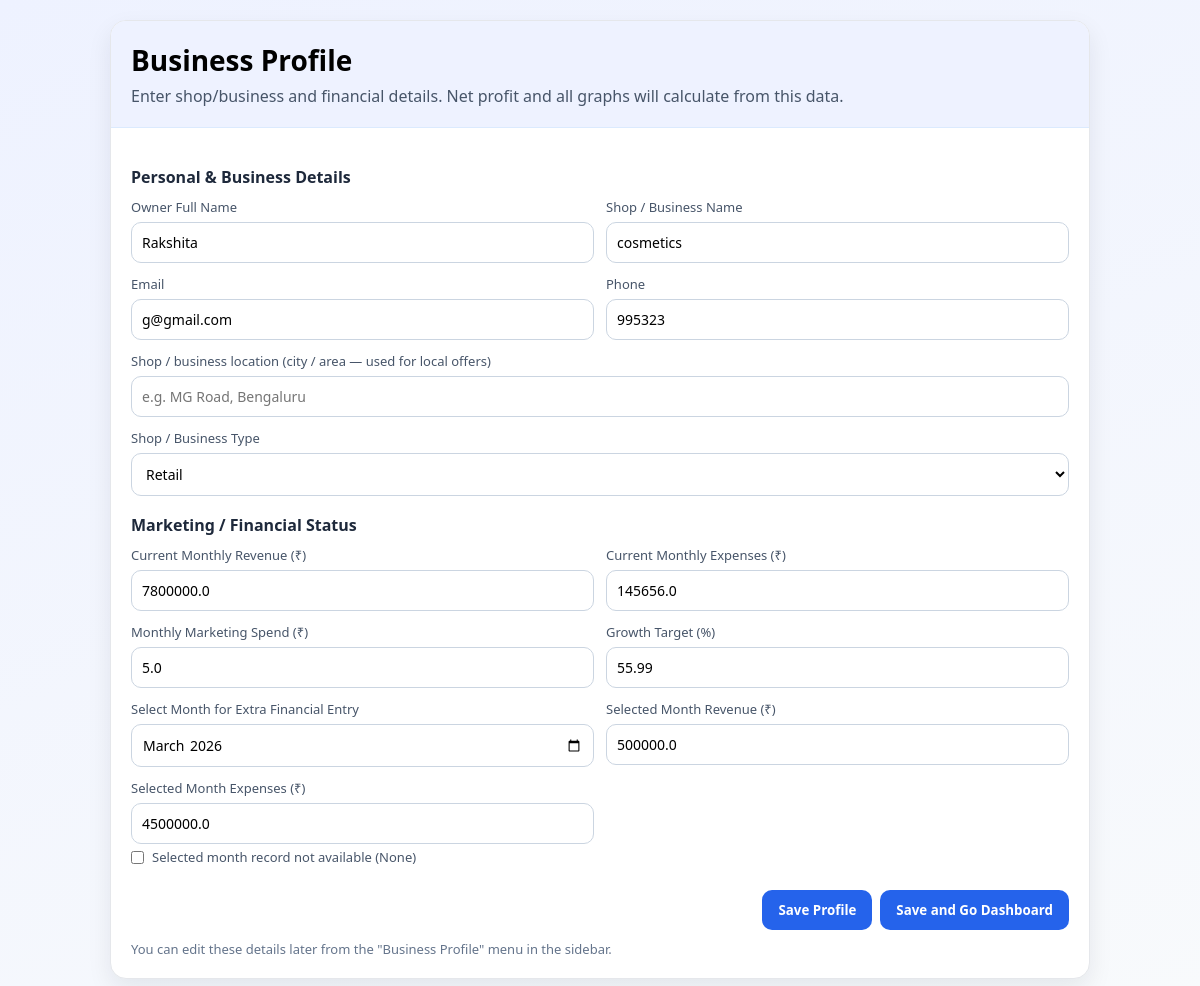
Page /business-profile (signed in) on the earlier database version.
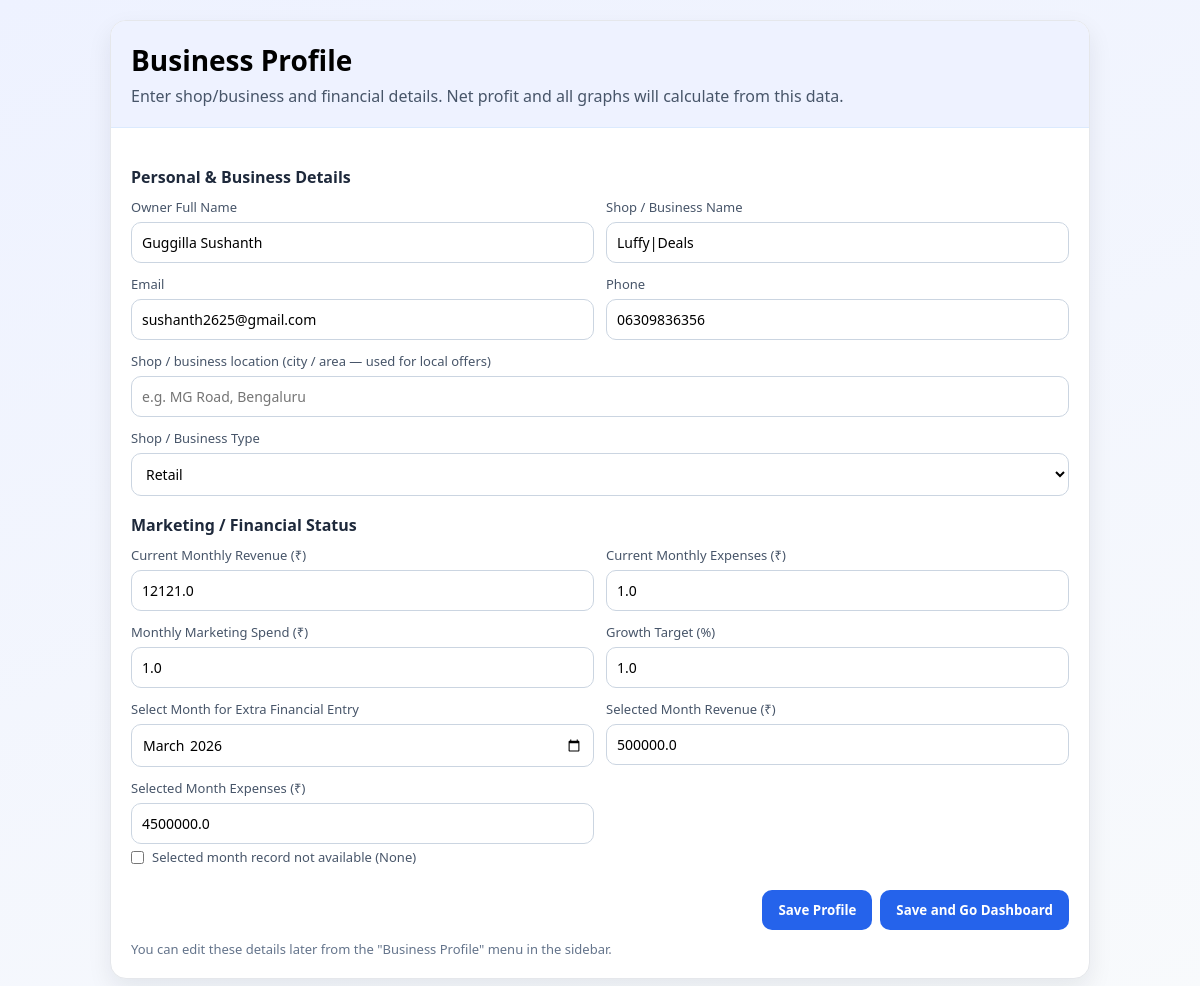
Same page on the later database version.
### tables this page shows
CREATE TABLE business_profile (
            id INTEGER PRIMARY KEY CHECK (id = 1),
            owner_name TEXT NOT NULL,
            business_name TEXT NOT NULL,
            email TEXT NOT NULL,
            phone TEXT NOT NULL,
            business_type TEXT NOT NULL,
            monthly_revenue REAL NOT NULL DEFAULT 0,
            monthly_expenses REAL NOT NULL DEFAULT 0,
            marketing_spend REAL NOT NULL DEFAULT 0,
            growth_target REAL NOT NULL DEFAULT 0
        , account_type TEXT NOT NULL DEFAULT 'business', location TEXT NOT NULL DEFAULT '');

CREATE TABLE monthly_financials (
            id INTEGER PRIMARY KEY AUTOINCREMENT,
            year_month TEXT NOT NULL UNIQUE,
            revenue REAL,
            expenses REAL,
            source TEXT NOT NULL DEFAULT 'manual'
        );

### app.py (the view, shortened to what this page needs)
@app.route("/business-profile", methods=["GET", "POST"])
def business_profile():
    if not business_profile_required():
        return redirect(url_for("root"))
    conn = get_db_connection()
    profile = get_business_profile(conn)
    selected_month = previous_month_key()
    selected_row = conn.execute(
        "SELECT revenue, expenses FROM monthly_financials WHERE year_month = ?",
        (selected_month,),
    ).fetchone()
    conn.close()
    return render_template(
        "login.html",
        profile=profile,
        active_page="business_profile",
        form_mode="profile",
        selected_financial_month=selected_month,
        selected_month_revenue=(selected_row["revenue"] if selected_row else ""),
        selected_month_expenses=(selected_row["expenses"] if selected_row else ""),
        location_error="",
    )

### app.py (called while the page is built)
def get_db_connection():
    conn = sqlite3.connect("database.db")
    conn.row_factory = sqlite3.Row
    return conn

def previous_month_key(reference_date=None):
    current = reference_date or date.today()
    year = current.year
    month = current.month - 1
    if month == 0:
        month = 12
        year -= 1
    return f"{year}-{month:02d}"

def get_business_profile(conn):
    return conn.execute("SELECT * FROM business_profile WHERE id = 1").fetchone()

def get_account_type(profile):
    if not profile:
        return None
    try:
        raw = profile["account_type"]
    except (KeyError, IndexError):
        raw = None
    t = (raw or "business").strip().lower()
    return t if t in ("business", "personal") else "business"

def session_matches_profile(profile):
    if not profile:
        return False
    auth = session.get("account_auth")
    if auth not in ("business", "personal"):
        return False
    return auth == get_account_type(profile)

def business_profile_required():
    conn = get_db_connection()
    profile = get_business_profile(conn)
    conn.close()
    return profile is not None and session_matches_profile(profile)

@app.context_processor
def inject_business_profile():
    conn = get_db_connection()
    profile = get_business_profile(conn)
    conn.close()
    if profile:
        owner_name = profile["owner_name"]
        business_name = profile["business_name"]
        avatar = "".join([part[0].upper() for part in owner_name.split()[:2]]) or "DB"
        is_personal_account = get_account_type(profile) == "personal"
    else:
        owner_name = "Owner Account"
        business_name = "Demo Business"
        avatar = "DB"
        is_personal_account = False
    return {
        "owner_name": owner_name,
        "business_name": business_name,
        "avatar_text": avatar,
        "is_personal_account": is_personal_account,
    }

### templates/login.html (shortened to what this page needs)
<!DOCTYPE html>
<html lang="en">
<head>
</head>
<body>
    <div class="card">
        <div class="header">
            <h1>{{ "Business Profile" if form_mode == "profile" else "Business Onboarding / Login" }}</h1>
            <p>Enter shop/business and financial details. Net profit and all graphs will calculate from this data.</p>
        </div>
        <div class="content">
            <form method="post">
                <div class="section-title">Personal & Business Details</div>
                <div class="grid">
                    <div>
                        <label>Owner Full Name</label>
                        <input name="owner_name" {% if form_mode == "login" %}required{% endif %} value="{{ profile['owner_name'] if profile else '' }}">
                    </div>
                    <div>
                        <label>Shop / Business Name</label>
                        <input name="business_name" {% if form_mode == "login" %}required{% endif %} value="{{ profile['business_name'] if profile else '' }}">
                    </div>
                    <div>
                        <label>Email</label>
                        <input type="email" name="email" {% if form_mode == "login" %}required{% endif %} value="{{ profile['email'] if profile else '' }}">
                    </div>
                    <div>
                        <label>Phone</label>
                        <input name="phone" {% if form_mode == "login" %}required{% endif %} value="{{ profile['phone'] if profile else '' }}">
                    </div>
                    <div class="full">
                        <label>Shop / business location (city / area — used for local offers)</label>
                        <input name="location" {% if form_mode == "login" %}required{% endif %} placeholder="e.g. MG Road, Bengaluru" value="{% if profile %}{{ profile['location'] or '' }}{% endif %}">
                    </div>
                    <div class="full">
                        <label>Shop / Business Type</label>
                        <select name="business_type" {% if form_mode == "login" %}required{% endif %}>
                            {% set selected_type = profile['business_type'] if profile else 'Retail' %}
                            {% for t in ['Retail', 'E-commerce', 'Service', 'Restaurant', 'Manufacturing', 'Other'] %}
                            <option value="{{ t }}" {% if selected_type == t %}selected{% endif %}>{{ t }}</option>
                            {% endfor %}
                        </select>
                    </div>
                </div>
                <div class="section-title">Marketing / Financial Status</div>
                <div class="grid">
                    <div>
                        <label>Current Monthly Revenue (₹)</label>
                        <input type="number" step="0.01" name="monthly_revenue" {% if form_mode == "login" %}required{% endif %} value="{{ profile['monthly_revenue'] if profile else '' }}">
                    </div>
                    <div>
                        <label>Current Monthly Expenses (₹)</label>
                        <input type="number" step="0.01" name="monthly_expenses" {% if form_mode == "login" %}required{% endif %} value="{{ profile['monthly_expenses'] if profile else '' }}">
                    </div>
                    <div>
                        <label>Monthly Marketing Spend (₹)</label>
                        <input type="number" step="0.01" name="marketing_spend" {% if form_mode == "login" %}required{% endif %} value="{{ profile['marketing_spend'] if profile else '' }}">
                    </div>
                    <div>
                        <label>Growth Target (%)</label>
                        <input type="number" step="0.01" name="growth_target" {% if form_mode == "login" %}required{% endif %} value="{{ profile['growth_target'] if profile else '' }}">
                    </div>
                    <div>
                        <label>Select Month for Extra Financial Entry</label>
                        <input type="month" name="financial_month" id="financial-month" value="{{ selected_financial_month if selected_financial_month is defined else '' }}">
                    </div>
                    <div>
                        <label>Selected Month Revenue (₹)</label>
                        <input type="number" step="0.01" name="selected_month_revenue" id="selected-month-revenue" value="{{ selected_month_revenue if selected_month_revenue is defined else '' }}">
                    </div>
                    <div>
                        <label>Selected Month Expenses (₹)</label>
                        <input type="number" step="0.01" name="selected_month_expenses" id="selected-month-expenses" value="{{ selected_month_expenses if selected_month_expenses is defined else '' }}">
                        <label class="check-row">
                            <input type="checkbox" name="financial_month_none" id="financial-month-none">
                            Selected month record not available (None)
                        </label>
                    </div>
                </div>
                <div class="actions">
                    {% if form_mode == "profile" %}
                    <button type="submit" name="action" value="stay">Save Profile</button>
                    <button type="submit" name="action" value="dashboard" style="margin-left:8px;">Save and Go Dashboard</button>
                    {% else %}
                    <button type="submit">Save and Continue</button>
                    {% endif %}
                </div>
                <p class="hint">You can edit these details later from the "Business Profile" menu in the sidebar.</p>
            </form>
        </div>
    </div>
</body>
</html>

### templates/login.html (style rules this page uses)
* { box-sizing: border-box; margin: 0; padding: 0; font-family: "Segoe UI", sans-serif; }
body { min-height: 100vh; background: linear-gradient(160deg, #eef2ff, #f8fafc); display: grid; place-items: center; padding: 20px; }
.card { width: min(980px, 100%); background: #fff; border: 1px solid #e5e7eb; border-radius: 16px; box-shadow: 0 10px 24px rgba(15, 23, 42, 0.08); overflow: hidden; }
.header { padding: 20px; background: #eef2ff; border-bottom: 1px solid #dbeafe; }
.header h1 { font-size: 28px; margin-bottom: 6px; }
.header p { color: #475569; }
.content { padding: 20px; }
.grid { display: grid; grid-template-columns: repeat(2, minmax(200px, 1fr)); gap: 12px; }
label { font-size: 13px; color: #475569; display: block; margin-bottom: 6px; }
input, select { width: 100%; border: 1px solid #cbd5e1; border-radius: 10px; padding: 10px; font-size: 14px; background: #fff; }
.full { grid-column: 1 / -1; }
.section-title { margin: 18px 0 10px; font-weight: 700; color: #1e293b; }
.actions { margin-top: 18px; display: flex; justify-content: flex-end; }
button { border: none; background: #2563eb; color: #fff; padding: 11px 16px; border-radius: 10px; font-weight: 600; cursor: pointer; }
.hint { color: #64748b; font-size: 13px; margin-top: 10px; }
.check-row { display: flex; align-items: center; gap: 8px; margin-top: 4px; color: #475569; font-size: 13px; }
.check-row input { width: auto; }

Differences in the rows shown:
changed business_profile "Retail": owner_name "Rakshita" → "Guggilla Sushanth"; business_name "cosmetics" → "Luffy|Deals"; email "g@gmail.com" → "sushanth2625@gmail.com"; phone "995323" → "06309836356"; monthly_revenue "7800000.0" → "12121.0"; monthly_expenses "145656.0" → "1.0"; marketing_spend "5.0" → "1.0"; growth_target "55.99" → "1.0"
